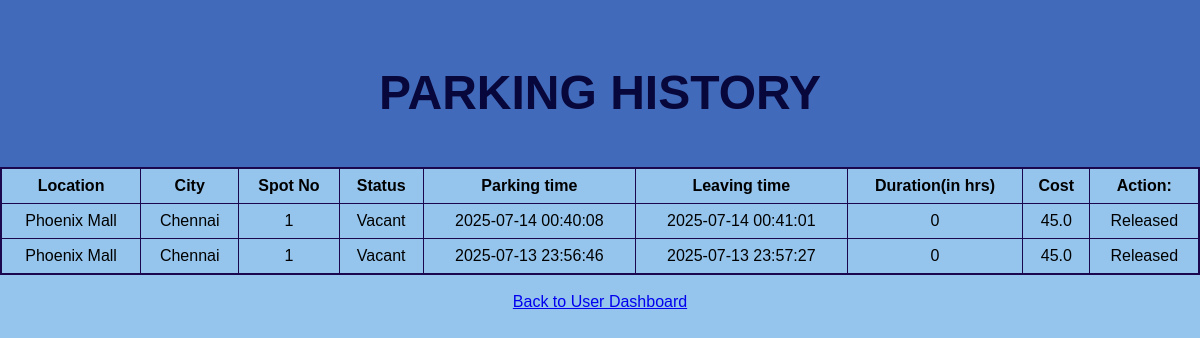
The page /user_parking_history (signed in) on the database its author committed.
### models.py (models this page shows)
class Reserve_Parking_Spot(db.Model):
    __tablename__ = 'reserve_parking_spots'
    reserve_id = db.Column(db.Integer, primary_key=True)
    user_id = db.Column(db.String(80), db.ForeignKey('users.user_id'), nullable=False)
    lot_id = db.Column(db.Integer, db.ForeignKey('parking_lots.lot_id'), nullable=False)
    spot_id = db.Column(db.Integer, db.ForeignKey('parking_spots.spot_id'), nullable=False)
    status = db.Column(db.Enum(Spot_status), nullable=False, default=Spot_status.vacant)
    parking_time = db.Column(db.DateTime, server_default=db.func.now(), nullable=True)
    leaving_time = db.Column(db.DateTime, nullable=True)
    duration = db.Column(db.Integer, nullable=True)
    cost = db.Column(db.Float, nullable=False)
    is_active = db.Column(db.Boolean, default=True, nullable=False)
    lot = db.relationship('Parking_Lot', backref='reservations')

class Parking_Lot(db.Model):
    __tablename__ = 'parking_lots'
    lot_id = db.Column(db.Integer, primary_key=True)
    city = db.Column(db.String(120), nullable=False)
    location = db.Column(db.String(150), nullable=False)
    base_price = db.Column(db.Float, nullable=False)
    price = db.Column(db.Float, nullable=False)
    max_spots = db.Column(db.Integer, nullable=False)
    spot = db.relationship('Parking_Spot', backref='lot')

class Parking_Spot(db.Model):
    __tablename__ = 'parking_spots'
    spot_id = db.Column(db.Integer, primary_key=True)
    spot_no = db.Column(db.Integer, nullable=False)
    lot_id = db.Column(db.Integer, db.ForeignKey('parking_lots.lot_id'), nullable=False)
    status = db.Column(db.Enum(Spot_status), nullable=False, default=Spot_status.vacant)
    reserved = db.relationship('Reserve_Parking_Spot', backref='spot')

### app.py (the view)
@app.route("/user_parking_history")
def user_parking_history():
    user_id = session.get("user_id")
    reserved_spots = Reserve_Parking_Spot.query.filter_by(user_id=user_id).order_by(Reserve_Parking_Spot.parking_time.desc()).all()
    return render_template("user_parking_history.html", reserved_spots=reserved_spots)

### templates/user_parking_history.html (shortened to what this page needs)
<!DOCTYPE html>
<html>
<head>
    <link rel="stylesheet" href="{{ url_for('static', filename='style.css') }}">
</head>
<body>
    <div class="header">
        <h1><b>PARKING HISTORY</b></h1>
    </div>
    <table class="style_table">
        <tr>
            <th>Location</th><th>City</th><th>Spot No</th><th>Status</th><th>Parking time</th><th>Leaving time</th><th>Duration(in hrs)</th><th>Cost</th><th>Action:</th>
        </tr>
        {% for r in reserved_spots %}
           <tr>
            <td>{{ r.lot.location }}</td>
            <td>{{ r.lot.city }}</td>
            <td>{{ r.spot.spot_no }}</td>
            <td>{{ r.status.value }}</td>
            <td>{{ r.parking_time.strftime('%Y-%m-%d %H:%M:%S') }}</td>
            <td>{{ r.leaving_time.strftime('%Y-%m-%d %H:%M:%S') if r.leaving_time else '-' }}</td>
            <td>{{ r.duration if r.leaving_time else '-' }}</td>
            <td>{{ r.cost if r.leaving_time else '-' }}</td>
            <td>
                {% if not r.leaving_time %}
                <form class="form_button" action="{{ url_for('release_spot', spot_id=r.spot.spot_id) }}" method="POST">
                    <button type="submit">Release</button>
                </form>
                {% else %}
                Released
                {% endif %}
            </td>
        </tr>
        {% endfor %}
    </table>
    <br>
    <center><a href="{{ url_for('user_dashboard') }}">Back to User Dashboard</a></center>
    <br>
</body>
</html>

### static/style.css (style rules this page uses)
body { font-family: Arial, Helvetica, sans-serif; background:rgb(149, 197, 236); margin: 0; padding: 0; }
h1 { text-align:center; color:rgb(7, 7, 59); margin-top: 50px; }
.header { background-color:#426aba; color:rgb(2, 1, 1); padding: 15px; text-align: center; font-size: 24px; }
.style_table { border: 2px solid rgb(26, 7, 77); border-collapse: collapse; width: 100%; }
.style_table th, .style_table td { padding: 8px; text-align: center; border: 1px solid rgb(26, 7, 77); }

### rows shown on the page
Reserve_Parking_Spot: lot.location "Phoenix Mall", lot.city "Chennai", spot.spot_no "1", status.value "Vacant", parking_time "2025-07-14 00:40:08", leaving_time "2025-07-14 00:41:01", leaving_time+duration "0", leaving_time+cost "45.0", shows "Released"
Reserve_Parking_Spot: lot.location "Phoenix Mall", lot.city "Chennai", spot.spot_no "1", status.value "Vacant", parking_time "2025-07-13 23:56:46", leaving_time "2025-07-13 23:57:27", leaving_time+duration "0", leaving_time+cost "45.0", shows "Released"
